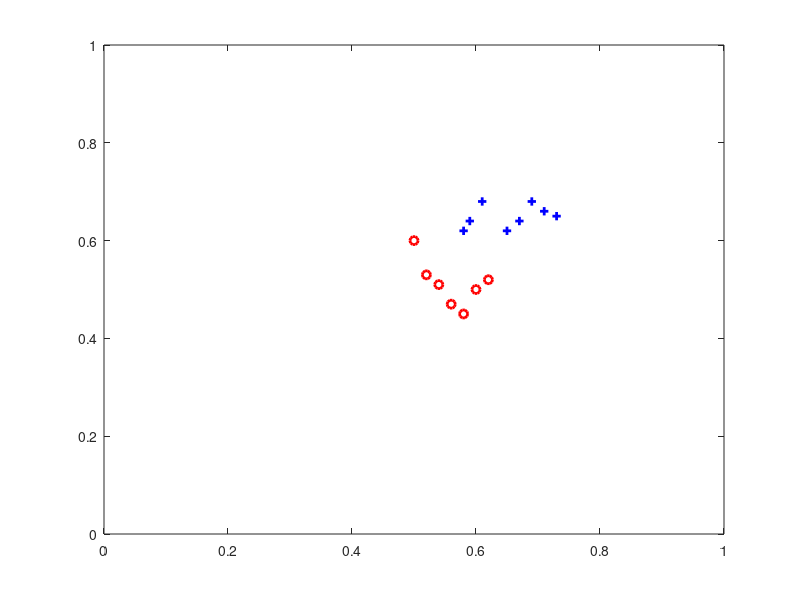

Source code (MATLAB): (Note: this script raises an error after producing the figure.)
clear; 
global a b lambda
dati = load('dati_dim2.txt');
b = dati(:,1);      % etichette degli esempi del training set
a = dati(:,[2 3]);  % gli esempi sono sulle riga della matrice a  
%%%%% grafico training set %%%%%%%%%%%
figure(1); clf;
plot(a(b>0,1),a(b>0,2),'or','LineWidth',2); hold on;
plot(a(b<0,1),a(b<0,2),'+b','LineWidth',2);
axis([0,1,0,1]);
%%%%%
n = length(b);      % numero di esempi
d = size(a,2);      % d = lunghezza esempi 
z0 = zeros(d,1);    % iterata iniziale per il metodo del gradiente  
toll = 1e-8;        % criterio di stopping: norm(g) < toll  
maxit = 2000;       % massimo numero di iterazioni
lambda = 1e-4;      % parametro di regolarizzazione 
tic;
[z_BB1,info_BB1,f_BB1,a_BB1] = BB1_solver('logistic_l2','grad_logistic_l2',z0,toll,maxit);
toc;
%%%%% grafico predittore 
plot([0 1],[0 -z_BB1(1)/z_BB1(2) ],'k');
legend('classe +1','classe -1','w^T x = 0');
title(['w = (',num2str([z_BB1(1) z_BB1(2)]),')']);
hold off;
%%%%% grafico discesa funzione obiettivo durante il processo di ottimizzazione 
figure(2); clf;
plot(f_BB1); xlabel('iterazioni'); ylabel('f(x_k)');